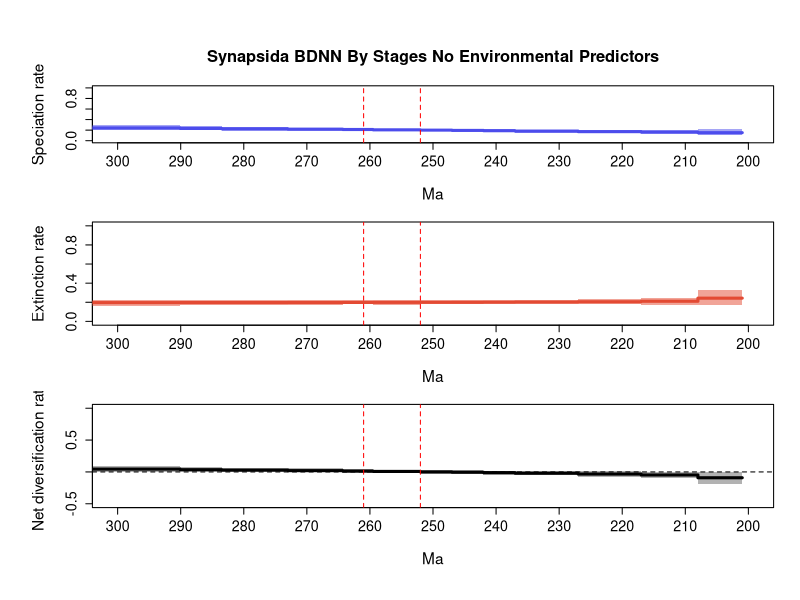

Here is the R script that generated this plot:
## FINAL RTT GRAPH, PROPER FORMATTING CODE BELOW

##################################################### Change file path
pdf(file="C:/Users/SimoesLabAdmin/Documents/BDNN_Arielli/synapsida/mcmc_fixshift_no_predictors/D_bdnn_update/combined_10_RTT_final.pdf", width = 8, height = 10.8, useDingbats = FALSE)

# Set up the layout for 3 vertical plots
par(mfrow=c(3,1), cex.main=1.7, cex.lab=1.4, cex.axis=1.3,
    mgp=c(3.5, 1, 0),      # distance of axis labels from plot
    oma=c(2, 2, 2, 0))     # outer margins for the entire figure

################################################### Your data vectors, time_vec through div_upr (longevity vectors excluded for our purposes)
time_vec=c(309.9727478027344, 290.10001,290.1,283.50001,283.5,273.00001,273.0,264.30001,264.3,259.50001,259.5,252.00001,252.0,247.00001,247.0,242.00001,242.0,237.00001,237.0,227.00001,227.0,217.00001,217.0,208.00001,208.0,200.97370719909668)
sp_mean=c(0.24092791868588506, 0.24092791868588506,0.23220550973597565,0.23220550973597565,0.22574054443172517,0.22574054443172517,0.2177854703949625,0.2177854703949625,0.21176637064759943,0.21176637064759943,0.20600336812348835,0.20600336812348835,0.19991341014622516,0.19991341014622516,0.19490874475656841,0.19490874475656841,0.1898254097955963,0.1898254097955963,0.1821523716273576,0.1821523716273576,0.17213389942921073,0.17213389942921073,0.16335506781707834,0.16335506781707834,0.15168870319855962,0.15168870319855962)
sp_lwr=c(0.19613194954160038, 0.19613194954160038,0.19439366800615687,0.19439366800615687,0.19295001804869807,0.19295001804869807,0.19009747915441116,0.19009747915441116,0.18592832463545886,0.18592832463545886,0.18163987476253304,0.18163987476253304,0.17718335383358713,0.17718335383358713,0.17157937011312424,0.17157937011312424,0.16206260971535236,0.16206260971535236,0.15182890487167458,0.15182890487167458,0.13800884185014944,0.13800884185014944,0.12354997811272926,0.12354997811272926,0.09832156546567075,0.09832156546567075)
sp_upr=c(0.29195556017934904, 0.29195556017934904,0.2725698128718906,0.2725698128718906,0.2592089287286777,0.2592089287286777,0.24501326676308707,0.24501326676308707,0.23419074228956682,0.23419074228956682,0.22631130054743198,0.22631130054743198,0.2214483078572907,0.2214483078572907,0.21848199845756436,0.21848199845756436,0.2133531194265764,0.2133531194265764,0.21041363741311786,0.21041363741311786,0.20786888247258276,0.20786888247258276,0.20298233889641593,0.20298233889641593,0.21808306328670318,0.21808306328670318)
ex_mean=c(0.19620829277081359, 0.19620829277081359,0.19673045044057877,0.19673045044057877,0.19714019690786677,0.19714019690786677,0.19769048861464417,0.19769048861464417,0.19816018141494796,0.19816018141494796,0.1986739853774193,0.1986739853774193,0.19931379111443287,0.19931379111443287,0.19994333917585763,0.19994333917585763,0.2007156519973041,0.2007156519973041,0.2022552343782073,0.2022552343782073,0.205456393151253,0.205456393151253,0.21069529989179314,0.21069529989179314,0.24304027865803685,0.24304027865803685)
ex_lwr=c(0.16546100644112796, 0.16546100644112796,0.16967484926744916,0.16967484926744916,0.17099807166424666,0.17099807166424666,0.17408088143474926,0.17408088143474926,0.17676466165025398,0.17676466165025398,0.17550165351219563,0.17550165351219563,0.1768685020634401,0.1768685020634401,0.17684204222218483,0.17684204222218483,0.17823012577668976,0.17823012577668976,0.17853925100086218,0.17853925100086218,0.1795367165843697,0.1795367165843697,0.17629371543584996,0.17629371543584996,0.1681333174188109,0.1681333174188109)
ex_upr=c(0.22829495798184887, 0.22829495798184887,0.22448407172315074,0.22448407172315074,0.22166255918443611,0.22166255918443611,0.22043367530780086,0.22043367530780086,0.2208385250058307,0.2208385250058307,0.2188950105870215,0.2188950105870215,0.2204127345260146,0.2204127345260146,0.22094160273723423,0.22094160273723423,0.22340128294200762,0.22340128294200762,0.22636827025413772,0.22636827025413772,0.2355638218738132,0.2355638218738132,0.24511263956762583,0.24511263956762583,0.324221470515714,0.324221470515714)
div_mean=c(0.044719625915070366, 0.044719625915070366,0.03547505929539696,0.03547505929539696,0.028600347523857924,0.028600347523857924,0.020094981780318696,0.020094981780318696,0.013606189232651715,0.013606189232651715,0.007329382746069102,0.007329382746069102,0.0005996190317922014,0.0005996190317922014,-0.005034594419289219,-0.005034594419289219,-0.010890242201708058,-0.010890242201708058,-0.020102862750849985,-0.020102862750849985,-0.03332249372204234,-0.03332249372204234,-0.04734023207471495,-0.04734023207471495,-0.09135157545947738,-0.09135157545947738)
div_lwr=c(-0.008452553226518833, -0.008452553226518833,-0.004625839101790291,-0.004625839101790291,-0.006550821932013007,-0.006550821932013007,-0.008468360806200087,-0.008468360806200087,-0.01367611379273509,-0.01367611379273509,-0.01748432952457868,-0.01748432952457868,-0.027431951041502034,-0.027431951041502034,-0.032587163224200855,-0.032587163224200855,-0.04117703172747644,-0.04117703172747644,-0.055478709845917434,-0.055478709845917434,-0.07482045731376166,-0.07482045731376166,-0.09671647307468356,-0.09671647307468356,-0.19099657390189662,-0.19099657390189662)
div_upr=c(0.09906877455381943, 0.09906877455381943,0.0818948439495358,0.0818948439495358,0.06718374113181821,0.06718374113181821,0.05438959895541118,0.05438959895541118,0.04247126602441895,0.04247126602441895,0.03501033141579302,0.03501033141579302,0.025489663262303452,0.025489663262303452,0.022831755142487448,0.022831755142487448,0.01815327821776405,0.01815327821776405,0.012962512121953818,0.012962512121953818,0.008632477769108526,0.008632477769108526,0.0012026689444654404,0.0012026689444654404,-0.0029631581840572074,-0.0029631581840572074)

# Calculate positions for the mass extinction events
perm_trias_extinction = 252 # End-Permian mass extinction (252 Ma)
guadalupian_extinction = 261 # Guadalupian extinction (261 Ma)

# Define custom tick positions at 10 MY intervals
x_ticks <- seq(300, 200, by=-10)
x_tick_labels <- x_ticks

# Convert time_vec to negative values to match your desired format
time_vec_neg <- -time_vec  # Converting to negative for plotting consistency

# First plot: Speciation rate
par(mar=c(5, 5, 4.5, 2))  # bottom, left, top, right margins
plot(time_vec, sp_mean, type='n', ylim=c(0, 1), xlim=c(300, 200),
     ############################################################ Change PDF title
     ylab='Speciation rate', xlab='Ma', main='Synapsida BDNN By Stages No Environmental Predictors',
     xaxt='n', cex.main=1.5, cex.lab=1.4, cex.axis=1.3) # xaxt removes default x axis
axis(1, at=x_ticks, labels=x_tick_labels, cex.axis=1.3) # Custom x-axis with 10MY interval ticks

# Plot the confidence intervals and mean line
not_NA = !is.na(sp_mean)
polygon(c(time_vec[not_NA], rev(time_vec[not_NA])), 
        c(sp_lwr[not_NA], rev(sp_upr[not_NA])), 
        col = adjustcolor('#4c4cec', alpha = 0.5), border = NA)
lines(time_vec[not_NA], sp_mean[not_NA], col = '#4c4cec', lwd = 3)

# Add vertical lines for mass extinction events
abline(v=perm_trias_extinction, col="red", lty=2)
abline(v=guadalupian_extinction, col="red", lty=2)

# Second plot: Extinction rate
par(mar=c(5, 5, 1, 2))  # bottom, left, top, right margins. Reduced top margin to 2.5 (from 4.5)
plot(time_vec, ex_mean, type='n', ylim=c(0, 1), xlim=c(300, 200),
     ylab='Extinction rate', xlab='Ma', 
     xaxt='n', cex.lab=1.4, cex.axis=1.3)
axis(1, at=x_ticks, labels=x_tick_labels, cex.axis=1.3)

# Plot the confidence intervals and mean line
not_NA = !is.na(ex_mean)
polygon(c(time_vec[not_NA], rev(time_vec[not_NA])), 
        c(ex_lwr[not_NA], rev(ex_upr[not_NA])), 
        col = adjustcolor('#e34a33', alpha = 0.5), border = NA)
lines(time_vec[not_NA], ex_mean[not_NA], col = '#e34a33', lwd = 3)

# Add vertical lines for mass extinction events
abline(v=perm_trias_extinction, col="red", lty=2)
abline(v=guadalupian_extinction, col="red", lty=2)

# Third plot: Net diversification rate
par(mar=c(5, 5, 1, 2))  # bottom, left, top, right margins. Reduced top margin to 2.5 (from 4.5)
plot(time_vec, div_mean, type='n', ylim=c(-0.5, 1), xlim=c(300, 200),
     ylab='Net diversification rate', xlab='Ma',
     xaxt='n', cex.lab=1.4, cex.axis=1.3)
axis(1, at=x_ticks, labels=x_tick_labels, cex.axis=1.3)

# Plot the confidence intervals and mean line
not_NA = !is.na(div_mean)
polygon(c(time_vec[not_NA], rev(time_vec[not_NA])), 
        c(div_lwr[not_NA], rev(div_upr[not_NA])), 
        col = adjustcolor('black', alpha = 0.3), border = NA)
lines(time_vec[not_NA], div_mean[not_NA], col = 'black', lwd = 3)

# Add horizontal line at y=0 for the net diversification rate
abline(h = 0, col = 'black', lty = 2)

# Add vertical lines for mass extinction events
abline(v=perm_trias_extinction, col="red", lty=2)
abline(v=guadalupian_extinction, col="red", lty=2)

dev.off()
